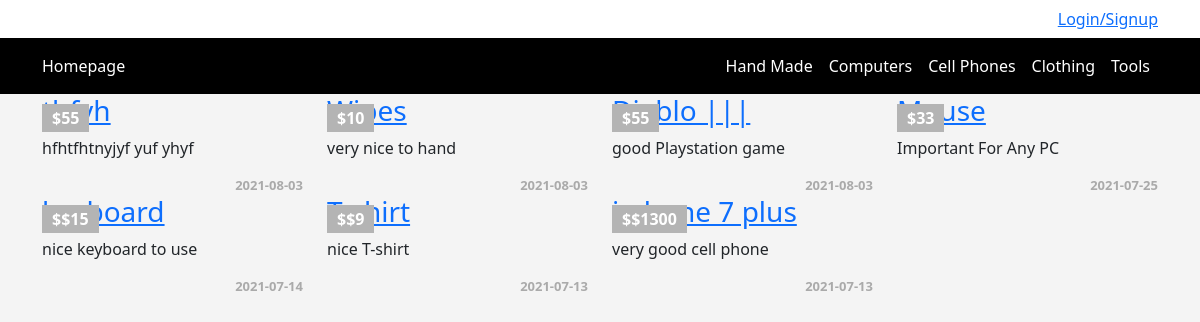
The page / on the database its author committed.
### tables this page shows
CREATE TABLE `categories` (
  `ID` int(11) NOT NULL,
  `Name` varchar(255) NOT NULL,
  `Description` text NOT NULL,
  `parent` int(11) NOT NULL,
  `Ordering` int(11) DEFAULT NULL,
  `Visibility` tinyint(4) NOT NULL DEFAULT 0,
  `Allow_Comment` tinyint(4) NOT NULL DEFAULT 0,
  `Allow_Ads` tinyint(4) NOT NULL DEFAULT 0
);

CREATE TABLE `items` (
  `item_ID` int(11) NOT NULL,
  `Name` varchar(255) NOT NULL,
  `Description` text NOT NULL,
  `Price` varchar(255) NOT NULL,
  `add_date` date NOT NULL,
  `country_made` varchar(255) NOT NULL,
  `image` varchar(255) NOT NULL,
  `status` varchar(255) NOT NULL,
  `rating` smallint(6) NOT NULL,
  `approve` tinyint(4) NOT NULL DEFAULT 0,
  `cat_ID` int(11) NOT NULL,
  `member_ID` int(11) NOT NULL,
  `tags` varchar(255) NOT NULL
);

### init.php (called while the page is built, shortened)
<?php
include 'admin/connect.php';
$tmp  = "includes/templates/";
$func = "includes/functions/";
$css  = "layout/css/";
include $func . "functions.php";
include $tmp . 'header.php';

### includes/functions/functions.php (called while the page is built, shortened)
<?php
function getAllFrom($field, $table, $where = NULL, $and = NULL,$orderfield, $ordering = "DESC"){
    global $con;
    $getAll = $con->prepare("SELECT $field FROM $table $where $and ORDER BY $orderfield $ordering");
    $getAll->execute();
    $all = $getAll->fetchAll();
    return $all;
}

### index.php (the view, shortened to what this page needs)
<?php
include 'init.php';
?>
    <div class="container">
        <div class="row">
            <?php
            $allItems = getAllFrom("*", "items", "WHERE approve = 1", "","item_ID");
            foreach($allItems as $item){
                echo "<div class='col-sm-6 col-md-3'>";
                    echo "<div class='thumbnail item-box'>";
                        echo "<span class='price-tag'> $" . $item["Price"] . "</span>";
                        echo "<div class='caption'>";
                            echo "<h3><a href='items.php?itemID=" . $item["item_ID"] . "'>" . $item["Name"] . "</a></h3>";
                            echo "<p>" . $item["Description"] . "</p>";
                            echo "<div class='date'>" . $item["add_date"] . "</div>";
                        echo "</div>";
                    echo "</div>";
                echo "</div>";
            }?>
        </div>
    </div>
<?php
include $tmp . 'footer.php';
?>

### includes/templates/header.php (shortened to what this page needs)
<!DOCTYPE>
<html>
    <head>
        <link rel='stylesheet' href='<?php echo $css?>bootstrap.min.css' />
        <link rel='stylesheet' href='<?php echo $css?>fontawesome.min.css' />
        <link rel='stylesheet' href='<?php echo $css?>jquery-ui.css' />
        <link rel='stylesheet' href='<?php echo $css?>jquery.selectBoxIt1.css' />
        <link rel='stylesheet' href='<?php echo $css?>frontend1.css' />
    </head>
    <body>
      <div class="upper-bar">
        <div class="container" style="direction: rtl;">
        <?php
          if(isset($_SESSION["user"])){?>
          <img class='my-image img-thumbnail img-circle' src='download.jpg' alt='' />
          <div class="btn-group my-info">
              <span class="btn btn-default dropdown-toggle" data-toggle="dropdown">
                  <?php echo $sessionUser ?>
                  <span class="caret"></span>
              </span>
                <ul class="dropdown-menu">
                  <li><a href="profile.php">My Profile</a></li>
                  <li><a href="newad.php">New Item</a></li>
                  <li><a href="profile.php#my-ads">My Items</a></li>
                  <li><a href="logout.php">Logout</a></li>
                </ul>
          </div>
          <?php
          }else{
            ?>
          <a href="login.php">
            <span>Login/Signup</span>
          </a>
            <?php
          }
        ?>
        </div>
      </div>
    <nav class="navbar navbar-expand-lg navbar-light bg-light">
  <div class= "container">
  <a class="navbar-brand" href="index.php">Homepage</a>
  <div class="collapse navbar-collapse" style="justify-content: flex-end;" id="navbarSupportedContent">
    <ul class="navbar-nav navbar-right">
      <?php
          $allCats = getAllFrom("*", "categories", "WHERE parent = 0", "", "ID", "ASC");
          foreach($allCats as $category){
              echo "<li><a href='categories.php?pageid=" . $category["ID"] . "' class='nav-link'>" . $category["Name"] . "</a></li>";
          }
      ?>
    </ul>
  </div>
</div>
</nav>

### includes/templates/footer.php (shortened to what this page needs)
    </body>
</html>

### layout/css/frontend1.css (style rules this page uses)
body { background-color: #f4f4f4; font-size: 16px }
.bg-light { background-color: black !important; }
.navbar-light .navbar-brand, .navbar-light .navbar-nav .nav-link { color: #fff; }
.navbar-light .navbar-brand { font-size: 1em; }
.upper-bar { padding: 7px; background-color: #fff; }
.item-box { position: relative; }
.item-box .price-tag { background-color: #B4B4B4; padding: 2px 10px; position: absolute; left: 0; top: 10px; font-weight: bold; color: #fff; }
.item-box .caption p { max-height: 44px; }
.thumbnail .date { text-align: right; font-size: 13px; color: #AAA; font-weight: bold; }

### rows shown on the page
categories: Name "Hand Made"
categories: Name "Computers"
categories: Name "Cell Phones"
categories: Name "Clothing"
categories: Name "Tools"
items: Price "55", Description "hfhtfhtnyjyf yuf yhyf", add_date "2021-08-03"
items: Price "10", Description "very nice to hand", add_date "2021-08-03"
items: Price "55", Name "Diablo |||", Description "good Playstation game", add_date "2021-08-03"
items: Price "33", Description "Important For Any PC", add_date "2021-07-25"
items: Price "$15", Name "keyboard", Description "nice keyboard to use", add_date "2021-07-14"
items: Price "$9", Description "nice T-shirt", add_date "2021-07-13"
items: Price "$1300", Name "i phone 7 plus", Description "very good cell phone", add_date "2021-07-13"
